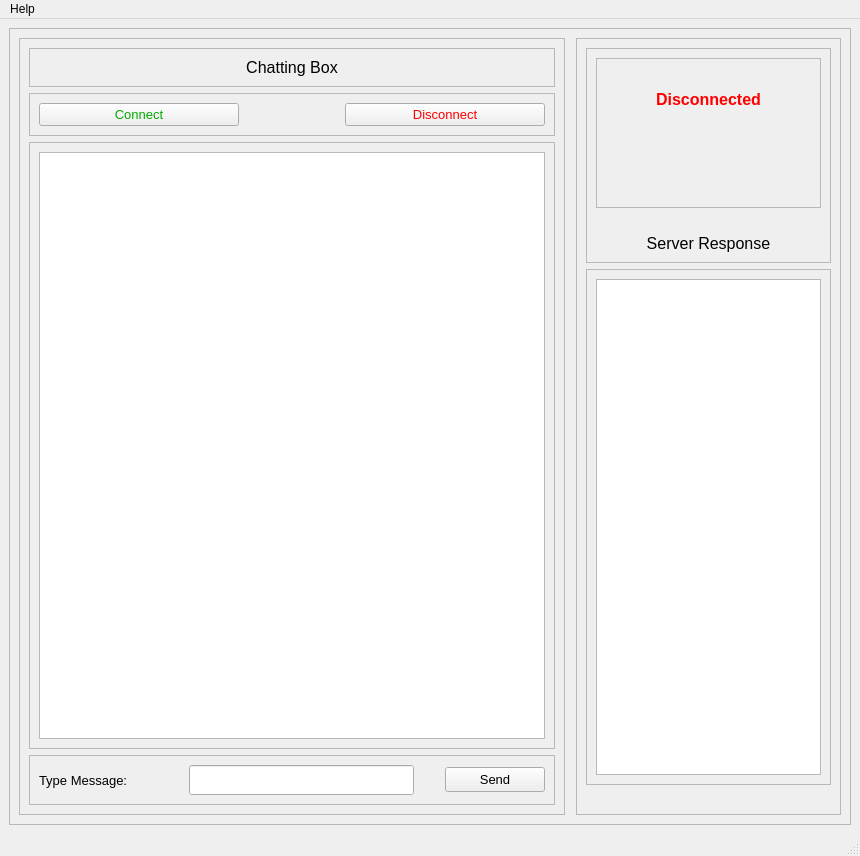
<?xml version="1.0" encoding="UTF-8"?>
<ui version="4.0">
 <class>MainWindow</class>
 <widget class="QMainWindow" name="MainWindow">
  <property name="geometry">
   <rect>
    <x>0</x>
    <y>0</y>
    <width>860</width>
    <height>856</height>
   </rect>
  </property>
  <property name="maximumSize">
   <size>
    <width>1000</width>
    <height>16777215</height>
   </size>
  </property>
  <property name="windowTitle">
   <string>MainWindow</string>
  </property>
  <widget class="QWidget" name="centralwidget">
   <layout class="QGridLayout" name="gridLayout">
    <item row="0" column="0">
     <widget class="QFrame" name="frame">
      <property name="frameShape">
       <enum>QFrame::StyledPanel</enum>
      </property>
      <property name="frameShadow">
       <enum>QFrame::Raised</enum>
      </property>
      <layout class="QGridLayout" name="gridLayout_11">
       <item row="0" column="0">
        <layout class="QHBoxLayout" name="horizontalLayout_3">
         <item>
          <widget class="QFrame" name="frame_5">
           <property name="minimumSize">
            <size>
             <width>500</width>
             <height>0</height>
            </size>
           </property>
           <property name="maximumSize">
            <size>
             <width>600</width>
             <height>16777215</height>
            </size>
           </property>
           <property name="frameShape">
            <enum>QFrame::StyledPanel</enum>
           </property>
           <property name="frameShadow">
            <enum>QFrame::Plain</enum>
           </property>
           <property name="lineWidth">
            <number>10</number>
           </property>
           <property name="midLineWidth">
            <number>1</number>
           </property>
           <layout class="QGridLayout" name="gridLayout_9">
            <item row="0" column="0">
             <layout class="QVBoxLayout" name="verticalLayout">
              <item>
               <widget class="QFrame" name="frame_4">
                <property name="frameShape">
                 <enum>QFrame::StyledPanel</enum>
                </property>
                <property name="frameShadow">
                 <enum>QFrame::Raised</enum>
                </property>
                <layout class="QGridLayout" name="gridLayout_4">
                 <item row="0" column="0">
                  <widget class="QLabel" name="label_2">
                   <property name="font">
                    <font>
                     <pointsize>12</pointsize>
                    </font>
                   </property>
                   <property name="layoutDirection">
                    <enum>Qt::LeftToRight</enum>
                   </property>
                   <property name="autoFillBackground">
                    <bool>false</bool>
                   </property>
                   <property name="text">
                    <string>Chatting Box</string>
                   </property>
                   <property name="alignment">
                    <set>Qt::AlignCenter</set>
                   </property>
                  </widget>
                 </item>
                </layout>
               </widget>
              </item>
              <item>
               <widget class="QFrame" name="frame_9">
                <property name="frameShape">
                 <enum>QFrame::StyledPanel</enum>
                </property>
                <property name="frameShadow">
                 <enum>QFrame::Raised</enum>
                </property>
                <layout class="QGridLayout" name="gridLayout_5">
                 <item row="0" column="0">
                  <layout class="QHBoxLayout" name="horizontalLayout_2">
                   <item>
                    <widget class="QPushButton" name="connect">
                     <property name="font">
                      <font>
                       <pointsize>10</pointsize>
                      </font>
                     </property>
                     <property name="styleSheet">
                      <string notr="true">color: rgb(0, 170, 0);</string>
                     </property>
                     <property name="text">
                      <string>Connect</string>
                     </property>
                    </widget>
                   </item>
                   <item>
                    <spacer name="horizontalSpacer_4">
                     <property name="orientation">
                      <enum>Qt::Horizontal</enum>
                     </property>
                     <property name="sizeType">
                      <enum>QSizePolicy::Fixed</enum>
                     </property>
                     <property name="sizeHint" stdset="0">
                      <size>
                       <width>100</width>
                       <height>20</height>
                      </size>
                     </property>
                    </spacer>
                   </item>
                   <item>
                    <widget class="QPushButton" name="disconnect">
                     <property name="font">
                      <font>
                       <pointsize>10</pointsize>
                      </font>
                     </property>
                     <property name="styleSheet">
                      <string notr="true">color: rgb(255, 0, 0);</string>
                     </property>
                     <property name="text">
                      <string>Disconnect</string>
                     </property>
                    </widget>
                   </item>
                  </layout>
                 </item>
                </layout>
               </widget>
              </item>
              <item>
               <widget class="QFrame" name="frame_3">
                <property name="frameShape">
                 <enum>QFrame::StyledPanel</enum>
                </property>
                <property name="frameShadow">
                 <enum>QFrame::Raised</enum>
                </property>
                <layout class="QGridLayout" name="gridLayout_2">
                 <item row="0" column="0">
                  <widget class="QTextBrowser" name="chatting_text">
                   <property name="font">
                    <font>
                     <pointsize>10</pointsize>
                    </font>
                   </property>
                  </widget>
                 </item>
                </layout>
               </widget>
              </item>
              <item>
               <widget class="QFrame" name="frame_2">
                <property name="minimumSize">
                 <size>
                  <width>500</width>
                  <height>0</height>
                 </size>
                </property>
                <property name="frameShape">
                 <enum>QFrame::StyledPanel</enum>
                </property>
                <property name="frameShadow">
                 <enum>QFrame::Plain</enum>
                </property>
                <property name="lineWidth">
                 <number>5</number>
                </property>
                <layout class="QGridLayout" name="gridLayout_3">
                 <item row="0" column="0">
                  <layout class="QHBoxLayout" name="horizontalLayout">
                   <item>
                    <widget class="QLabel" name="label">
                     <property name="minimumSize">
                      <size>
                       <width>120</width>
                       <height>25</height>
                      </size>
                     </property>
                     <property name="font">
                      <font>
                       <pointsize>10</pointsize>
                       <weight>50</weight>
                       <bold>false</bold>
                      </font>
                     </property>
                     <property name="text">
                      <string>Type Message:</string>
                     </property>
                    </widget>
                   </item>
                   <item>
                    <spacer name="horizontalSpacer">
                     <property name="orientation">
                      <enum>Qt::Horizontal</enum>
                     </property>
                     <property name="sizeHint" stdset="0">
                      <size>
                       <width>40</width>
                       <height>20</height>
                      </size>
                     </property>
                    </spacer>
                   </item>
                   <item>
                    <widget class="QLineEdit" name="Message">
                     <property name="minimumSize">
                      <size>
                       <width>225</width>
                       <height>30</height>
                      </size>
                     </property>
                    </widget>
                   </item>
                   <item>
                    <spacer name="horizontalSpacer_2">
                     <property name="orientation">
                      <enum>Qt::Horizontal</enum>
                     </property>
                     <property name="sizeHint" stdset="0">
                      <size>
                       <width>40</width>
                       <height>20</height>
                      </size>
                     </property>
                    </spacer>
                   </item>
                   <item>
                    <widget class="QPushButton" name="send">
                     <property name="minimumSize">
                      <size>
                       <width>100</width>
                       <height>25</height>
                      </size>
                     </property>
                     <property name="font">
                      <font>
                       <pointsize>10</pointsize>
                      </font>
                     </property>
                     <property name="text">
                      <string>Send</string>
                     </property>
                    </widget>
                   </item>
                  </layout>
                 </item>
                </layout>
               </widget>
              </item>
             </layout>
            </item>
           </layout>
          </widget>
         </item>
         <item>
          <spacer name="horizontalSpacer_3">
           <property name="orientation">
            <enum>Qt::Horizontal</enum>
           </property>
           <property name="sizeType">
            <enum>QSizePolicy::Fixed</enum>
           </property>
           <property name="sizeHint" stdset="0">
            <size>
             <width>5</width>
             <height>20</height>
            </size>
           </property>
          </spacer>
         </item>
         <item>
          <widget class="QFrame" name="frame_6">
           <property name="minimumSize">
            <size>
             <width>200</width>
             <height>0</height>
            </size>
           </property>
           <property name="frameShape">
            <enum>QFrame::StyledPanel</enum>
           </property>
           <property name="frameShadow">
            <enum>QFrame::Raised</enum>
           </property>
           <layout class="QGridLayout" name="gridLayout_10">
            <item row="0" column="0">
             <layout class="QVBoxLayout" name="verticalLayout_3">
              <item>
               <widget class="QFrame" name="frame_7">
                <property name="frameShape">
                 <enum>QFrame::StyledPanel</enum>
                </property>
                <property name="frameShadow">
                 <enum>QFrame::Raised</enum>
                </property>
                <layout class="QGridLayout" name="gridLayout_7">
                 <item row="3" column="0">
                  <widget class="QLabel" name="label_3">
                   <property name="font">
                    <font>
                     <pointsize>12</pointsize>
                    </font>
                   </property>
                   <property name="layoutDirection">
                    <enum>Qt::LeftToRight</enum>
                   </property>
                   <property name="autoFillBackground">
                    <bool>false</bool>
                   </property>
                   <property name="text">
                    <string>Server Response</string>
                   </property>
                   <property name="alignment">
                    <set>Qt::AlignCenter</set>
                   </property>
                  </widget>
                 </item>
                 <item row="1" column="0">
                  <widget class="QFrame" name="frame_10">
                   <property name="minimumSize">
                    <size>
                     <width>50</width>
                     <height>150</height>
                    </size>
                   </property>
                   <property name="frameShape">
                    <enum>QFrame::StyledPanel</enum>
                   </property>
                   <property name="frameShadow">
                    <enum>QFrame::Raised</enum>
                   </property>
                   <layout class="QGridLayout" name="gridLayout_6">
                    <item row="0" column="0">
                     <layout class="QVBoxLayout" name="verticalLayout_2">
                      <item>
                       <widget class="QLabel" name="state">
                        <property name="font">
                         <font>
                          <pointsize>12</pointsize>
                          <weight>75</weight>
                          <italic>false</italic>
                          <bold>true</bold>
                         </font>
                        </property>
                        <property name="styleSheet">
                         <string notr="true">color: rgb(255, 0, 0);</string>
                        </property>
                        <property name="text">
                         <string>Disconnected</string>
                        </property>
                        <property name="scaledContents">
                         <bool>false</bool>
                        </property>
                        <property name="alignment">
                         <set>Qt::AlignCenter</set>
                        </property>
                       </widget>
                      </item>
                      <item>
                       <widget class="QLabel" name="image">
                        <property name="text">
                         <string/>
                        </property>
                        <property name="pixmap">
                         <pixmap>disconn.png</pixmap>
                        </property>
                        <property name="scaledContents">
                         <bool>false</bool>
                        </property>
                        <property name="alignment">
                         <set>Qt::AlignCenter</set>
                        </property>
                       </widget>
                      </item>
                     </layout>
                    </item>
                   </layout>
                  </widget>
                 </item>
                 <item row="2" column="0">
                  <spacer name="verticalSpacer_2">
                   <property name="orientation">
                    <enum>Qt::Vertical</enum>
                   </property>
                   <property name="sizeType">
                    <enum>QSizePolicy::Fixed</enum>
                   </property>
                   <property name="sizeHint" stdset="0">
                    <size>
                     <width>20</width>
                     <height>20</height>
                    </size>
                   </property>
                  </spacer>
                 </item>
                </layout>
               </widget>
              </item>
              <item>
               <widget class="QFrame" name="frame_8">
                <property name="frameShape">
                 <enum>QFrame::StyledPanel</enum>
                </property>
                <property name="frameShadow">
                 <enum>QFrame::Raised</enum>
                </property>
                <layout class="QGridLayout" name="gridLayout_8">
                 <item row="0" column="0">
                  <widget class="QTextBrowser" name="server_text">
                   <property name="minimumSize">
                    <size>
                     <width>0</width>
                     <height>0</height>
                    </size>
                   </property>
                   <property name="maximumSize">
                    <size>
                     <width>16777215</width>
                     <height>16777215</height>
                    </size>
                   </property>
                   <property name="font">
                    <font>
                     <pointsize>10</pointsize>
                    </font>
                   </property>
                  </widget>
                 </item>
                </layout>
               </widget>
              </item>
              <item>
               <spacer name="verticalSpacer">
                <property name="orientation">
                 <enum>Qt::Vertical</enum>
                </property>
                <property name="sizeType">
                 <enum>QSizePolicy::Fixed</enum>
                </property>
                <property name="sizeHint" stdset="0">
                 <size>
                  <width>20</width>
                  <height>20</height>
                 </size>
                </property>
               </spacer>
              </item>
             </layout>
            </item>
           </layout>
          </widget>
         </item>
        </layout>
       </item>
      </layout>
     </widget>
    </item>
   </layout>
  </widget>
  <widget class="QMenuBar" name="menubar">
   <property name="geometry">
    <rect>
     <x>0</x>
     <y>0</y>
     <width>860</width>
     <height>26</height>
    </rect>
   </property>
   <widget class="QMenu" name="menuHelp">
    <property name="title">
     <string>Help</string>
    </property>
   </widget>
   <addaction name="menuHelp"/>
  </widget>
  <widget class="QStatusBar" name="statusbar"/>
 </widget>
 <resources/>
 <connections/>
</ui>
